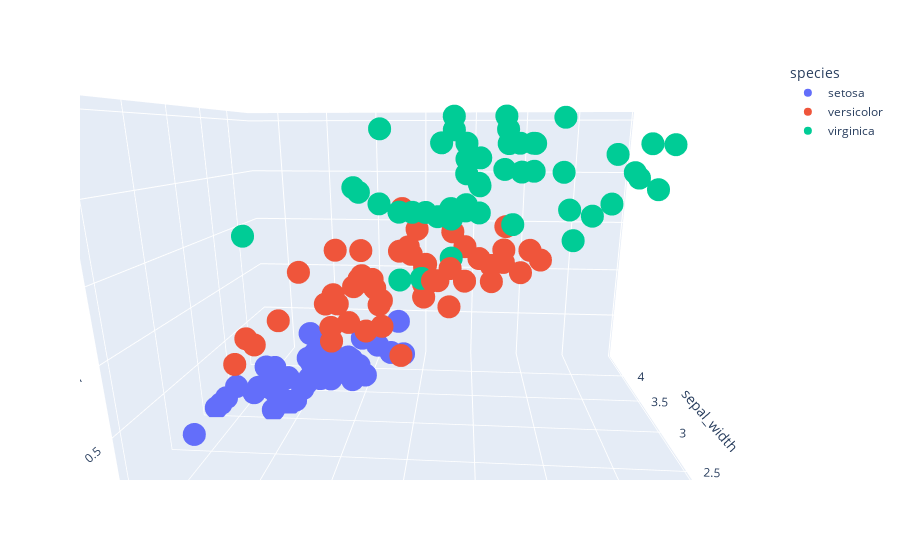

The notebook cell this image was saved under:
### Code cell
# plotly visualisation
df = px.data.iris()
fig = px.scatter_3d(df, x='sepal_length', y='sepal_width', z='petal_width',
              color='species')
fig.show()

### Figure 1 — Plotly figure (JSON) as saved in the notebook; plotly's stock layout.template omitted (floating-point values rounded to 4 significant figures)
{"data": [{"hovertemplate": "species=setosa<br>sepal_length=%{x}<br>sepal_width=%{y}<br>petal_width=%{z}<extra></extra>", "legendgroup": "setosa", "marker": {"color": "#636efa", "symbol": "circle"}, "mode": "markers", "name": "setosa", "scene": "scene", "showlegend": true, "type": "scatter3d", "x": [5.1, 4.9, 4.7, 4.6, 5, 5.4, 4.6, 5, 4.4, 4.9, 5.4, 4.8, 4.8, 4.3, 5.8, 5.7, 5.4, 5.1, 5.7, 5.1, 5.4, 5.1, 4.6, 5.1, 4.8, 5, 5, 5.2, 5.2, 4.7, 4.8, 5.4, 5.2, 5.5, 4.9, 5, 5.5, 4.9, 4.4, 5.1, 5, 4.5, 4.4, 5, 5.1, 4.8, 5.1, 4.6, 5.3, 5], "y": [3.5, 3, 3.2, 3.1, 3.6, 3.9, 3.4, 3.4, 2.9, 3.1, 3.7, 3.4, 3, 3, 4, 4.4, 3.9, 3.5, 3.8, 3.8, 3.4, 3.7, 3.6, 3.3, 3.4, 3, 3.4, 3.5, 3.4, 3.2, 3.1, 3.4, 4.1, 4.2, 3.1, 3.2, 3.5, 3.1, 3, 3.4, 3.5, 2.3, 3.2, 3.5, 3.8, 3, 3.8, 3.2, 3.7, 3.3], "z": [0.2, 0.2, 0.2, 0.2, 0.2, 0.4, 0.3, 0.2, 0.2, 0.1, 0.2, 0.2, 0.1, 0.1, 0.2, 0.4, 0.4, 0.3, 0.3, 0.3, 0.2, 0.4, 0.2, 0.5, 0.2, 0.2, 0.4, 0.2, 0.2, 0.2, 0.2, 0.4, 0.1, 0.2, 0.1, 0.2, 0.2, 0.1, 0.2, 0.2, 0.3, 0.3, 0.2, 0.6, 0.4, 0.3, 0.2, 0.2, 0.2, 0.2]}, {"hovertemplate": "species=versicolor<br>sepal_length=%{x}<br>sepal_width=%{y}<br>petal_width=%{z}<extra></extra>", "legendgroup": "versicolor", "marker": {"color": "#EF553B", "symbol": "circle"}, "mode": "markers", "name": "versicolor", "scene": "scene", "showlegend": true, "type": "scatter3d", "x": [7, 6.4, 6.9, 5.5, 6.5, 5.7, 6.3, 4.9, 6.6, 5.2, 5, 5.9, 6, 6.1, 5.6, 6.7, 5.6, 5.8, 6.2, 5.6, 5.9, 6.1, 6.3, 6.1, 6.4, 6.6, 6.8, 6.7, 6, 5.7, 5.5, 5.5, 5.8, 6, 5.4, 6, 6.7, 6.3, 5.6, 5.5, 5.5, 6.1, 5.8, 5, 5.6, 5.7, 5.7, 6.2, 5.1, 5.7], "y": [3.2, 3.2, 3.1, 2.3, 2.8, 2.8, 3.3, 2.4, 2.9, 2.7, 2, 3, 2.2, 2.9, 2.9, 3.1, 3, 2.7, 2.2, 2.5, 3.2, 2.8, 2.5, 2.8, 2.9, 3, 2.8, 3, 2.9, 2.6, 2.4, 2.4, 2.7, 2.7, 3, 3.4, 3.1, 2.3, 3, 2.5, 2.6, 3, 2.6, 2.3, 2.7, 3, 2.9, 2.9, 2.5, 2.8], "z": [1.4, 1.5, 1.5, 1.3, 1.5, 1.3, 1.6, 1, 1.3, 1.4, 1, 1.5, 1, 1.4, 1.3, 1.4, 1.5, 1, 1.5, 1.1, 1.8, 1.3, 1.5, 1.2, 1.3, 1.4, 1.4, 1.7, 1.5, 1, 1.1, 1, 1.2, 1.6, 1.5, 1.6, 1.5, 1.3, 1.3, 1.3, 1.2, 1.4, 1.2, 1, 1.3, 1.2, 1.3, 1.3, 1.1, 1.3]}, {"hovertemplate": "species=virginica<br>sepal_length=%{x}<br>sepal_width=%{y}<br>petal_width=%{z}<extra></extra>", "legendgroup": "virginica", "marker": {"color": "#00cc96", "symbol": "circle"}, "mode": "markers", "name": "virginica", "scene": "scene", "showlegend": true, "type": "scatter3d", "x": [6.3, 5.8, 7.1, 6.3, 6.5, 7.6, 4.9, 7.3, 6.7, 7.2, 6.5, 6.4, 6.8, 5.7, 5.8, 6.4, 6.5, 7.7, 7.7, 6, 6.9, 5.6, 7.7, 6.3, 6.7, 7.2, 6.2, 6.1, 6.4, 7.2, 7.4, 7.9, 6.4, 6.3, 6.1, 7.7, 6.3, 6.4, 6, 6.9, 6.7, 6.9, 5.8, 6.8, 6.7, 6.7, 6.3, 6.5, 6.2, 5.9], "y": [3.3, 2.7, 3, 2.9, 3, 3, 2.5, 2.9, 2.5, 3.6, 3.2, 2.7, 3, 2.5, 2.8, 3.2, 3, 3.8, 2.6, 2.2, 3.2, 2.8, 2.8, 2.7, 3.3, 3.2, 2.8, 3, 2.8, 3, 2.8, 3.8, 2.8, 2.8, 2.6, 3, 3.4, 3.1, 3, 3.1, 3.1, 3.1, 2.7, 3.2, 3.3, 3, 2.5, 3, 3.4, 3], "z": [2.5, 1.9, 2.1, 1.8, 2.2, 2.1, 1.7, 1.8, 1.8, 2.5, 2, 1.9, 2.1, 2, 2.4, 2.3, 1.8, 2.2, 2.3, 1.5, 2.3, 2, 2, 1.8, 2.1, 1.8, 1.8, 1.8, 2.1, 1.6, 1.9, 2, 2.2, 1.5, 1.4, 2.3, 2.4, 1.8, 1.8, 2.1, 2.4, 2.3, 1.9, 2.3, 2.5, 2.3, 1.9, 2, 2.3, 1.8]}], "layout": {"autosize": true, "dragmode": "zoom", "legend": {"title": {"text": "species"}, "tracegroupgap": 0}, "margin": {"t": 60}, "scene": {"aspectmode": "auto", "aspectratio": {"x": 1.31, "y": 0.8736, "z": 0.8736}, "camera": {"center": {"x": 0, "y": 0, "z": 0}, "eye": {"x": 0.09395, "y": -1.359, "z": 0.3602}, "projection": {"type": "perspective"}, "up": {"x": 0, "y": 0, "z": 1}}, "domain": {"x": [0, 1], "y": [0, 1]}, "dragmode": "turntable", "hovermode": "closest", "xaxis": {"showspikes": true, "title": {"text": "sepal_length"}, "type": "linear"}, "yaxis": {"showspikes": true, "title": {"text": "sepal_width"}, "type": "linear"}, "zaxis": {"showspikes": true, "title": {"text": "petal_width"}, "type": "linear"}}}}
